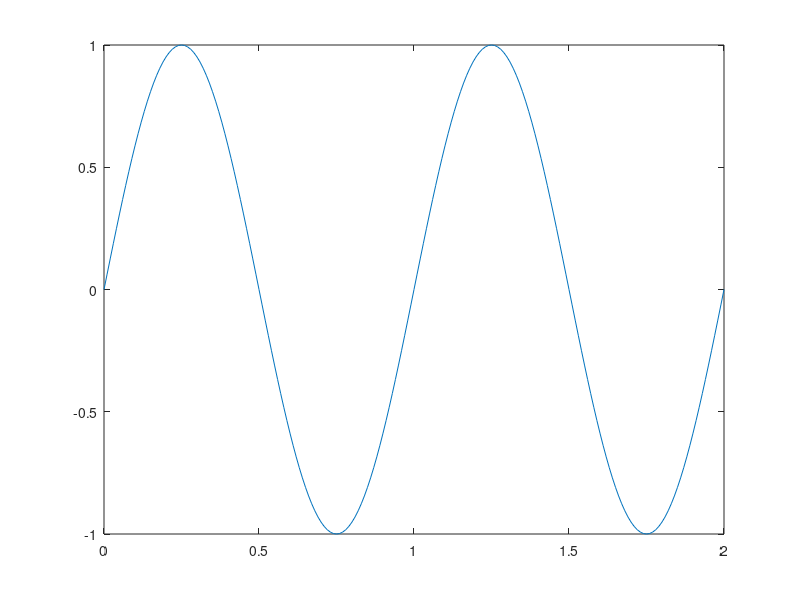

Recreate this plot in MATLAB.
  clc
  clear all
  close all
  
  #{
  t = 0:0.01:2;  
  x = sin(2*pi*t);
  plot(t,x)
  #}
  
  figure
  t1 = 0:0.01:2;  
  x1 = sin(2*pi*t1);
  plot(t1,x1)